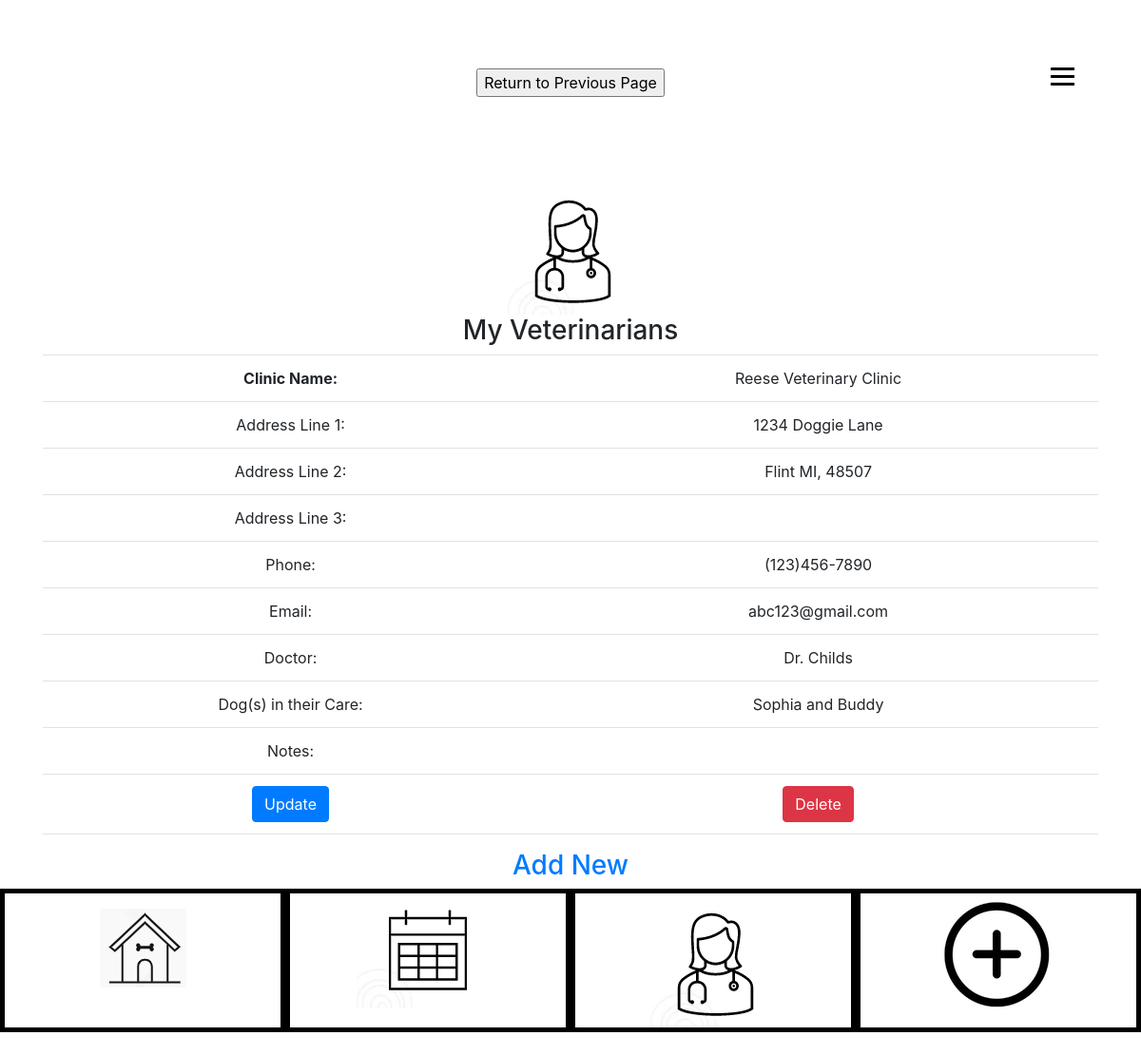
The app's page /vet-create.php with its own data.
### tables this page shows
CREATE TABLE `tbl_veterinarian` (
  `VeterinarianId` int(15) NOT NULL,
  `fldvetClinic` varchar(50) NOT NULL,
  `fldvetAddress` varchar(150) NOT NULL,
  `fldvetAddress2` varchar(150) NOT NULL,
  `fldvetAddress3` varchar(150) NOT NULL,
  `fldvetPhone` varchar(15) NOT NULL,
  `fldvetEmail` varchar(50) NOT NULL,
  `fldvetDoctor` varchar(50) NOT NULL,
  `fldvetDog` varchar(50) NOT NULL,
  `fldvetNotes` varchar(150) NOT NULL,
  `fldvetHandler` varchar(50) NOT NULL
);

### vet-read.php (the view, shortened to what this page needs)
<?php
include 'db.php';
  $sql = "select * from tbl_veterinarian";
  $result = $conn->query($sql);
  while($row = $result->fetch_assoc()) {
    echo "<td> <b>Clinic Name:</td>";
    echo "<td>" . $row['fldvetClinic'] . "</td>";
    echo "<td> Address Line 1:</td>";
    echo "<td>" . $row['fldvetAddress'] . "</td>";
        echo "<td> Address Line 2:</td>";
    echo "<td>" . $row['fldvetAddress2'] . "</td>";
        echo "<td> Address Line 3:</td>";
    echo "<td>" . $row['fldvetAddress3'] . "</td>";
    echo "<td> Phone:</td>";
    echo "<td>" . $row['fldvetPhone'] . "</td>";
    echo "<td> Email:</td>";
    echo "<td>" . $row['fldvetEmail'] . "</td>";
    echo "<td> Doctor:</td>";
    echo "<td>" . $row['fldvetDoctor'] . "</td>";
    echo "<td> Dog(s) in their Care:</td>";
    echo "<td>" . $row['fldvetDog'] . "</td>";
    echo "<td> Notes:</td>";
    echo "<td>" . $row['fldvetNotes'] . "</td>";
    echo '<td><a class="btn btn-primary" href="" role="button">Update</a></td>';
echo '<td><a class="btn btn-danger" href="" role="button">Delete</a></td>';
}
?>

### records on screen
tbl_veterinarian: fldvetClinic "Reese Veterinary Clinic", fldvetAddress "1234 Doggie Lane", fldvetAddress2 "Flint MI, 48507", fldvetPhone "(123)456-7890", fldvetEmail "abc123@gmail.com", fldvetDoctor "Dr. Childs", fldvetDog "Sophia and Buddy"
